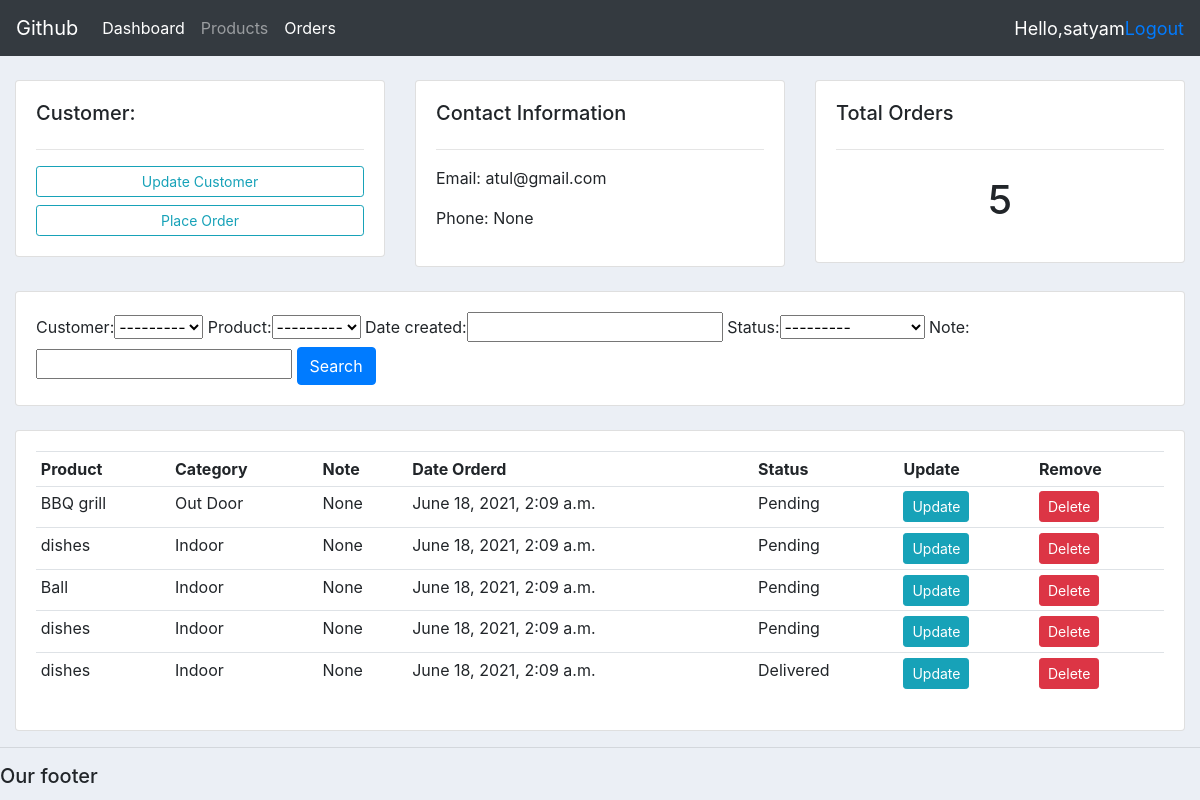
Screenshot of /customer/11/ (signed in) with the database file from the repository.
### accounts/models.py (models this page shows, shortened)
class Customer(models.Model):
    user= models.OneToOneField(User,null=True,blank =True,on_delete=models.CASCADE)
    name= models.CharField(max_length=200,null=True)
    phone=models.CharField(max_length=200,null=True)
    email=models.CharField(max_length=200,null=True)
    profile_pic=models.ImageField(default ="default.jpg",null=True,blank=True)
    date_created=models.DateTimeField(auto_now_add=True,null=True)
    def __str__(self):
        return self.name

class Order(models.Model):
    STATUS=(
            ('Pending','Pending'),
            ('Out For Delivery','Out For Delivery'),
            ('Delivered','Deliverd'),
            )
    customer=models.ForeignKey(Customer,null=True,on_delete=models.SET_NULL)
    product=models.ForeignKey(Product,null=True,on_delete=models.SET_NULL)
    date_created=models.DateTimeField(auto_now_add=True,null=True)
    status=models.CharField(max_length=200,null=True,choices=STATUS)
    note=models.CharField(max_length=200,null=True)

class Product(models.Model):
    CATEGORY=(
        ('Indoor','Indoor'),
        ('Out Door','Out Door'),
    )
    name= models.CharField(max_length=200,null=True)
    price=models.FloatField(null=True)
    category= models.CharField(max_length=200,null=True,choices=CATEGORY)
    description= models.CharField(max_length=200,null=True,blank=True)
    date_created=models.DateTimeField(auto_now_add=True,null=True)
    tags=models.ManyToManyField(Tag)
    def __str__(self):
        return self.name

### accounts/decorators.py (the view)
        def wrapper_function(request,*args,**kwargs):
            group=None
            if request.user.groups.exists():
                group=request.user.groups.all()[0].name
            if group in allowed_roles:
                return view_func(request,*args,**kwargs)
            else:
                return HttpResponse('You are not authorized to view this page')

### accounts/views.py (called while the page is built)
@allowed_users(allowed_roles=['admin'])
def customer(request,customer_id):
    customer=Customer.objects.get(id=customer_id)
    orders=customer.order_set.all()
    total_orders=orders.count()
    myFilter = OrderFilter(request.GET,queryset=orders)
    f=myFilter
    orders=myFilter.qs
    context={'customer':customer,'orders':orders,'total_orders':total_orders,'filter':f}
    return render(request, 'accounts/customer.html',context)

### accounts/templates/accounts/customer.html
{% extends 'accounts/main.html' %}
{% block content %}
	<br>
    <div class="row">
        <div class="col-md">
            <div class="card card-body">
                <h5>Customer:</h5>
                <hr>
                <a class="btn btn-outline-info  btn-sm btn-block" href="">Update Customer</a>
                <a class="btn btn-outline-info  btn-sm btn-block" href="/create_order/{{customer.id}}" >Place Order</a>
            </div>
        </div>
        <div class="col-md">
            <div class="card card-body">
                <h5>Contact Information</h5>
                <hr>
                <p>Email: {{customer.email}} </p>
                <p>Phone: {{customer.phone}} </p>
            </div>
        </div>
        <div class="col-md">
            <div class="card card-body">
                <h5>Total Orders</h5>
                <hr>
                <h1 style="text-align: center;padding: 10px">{{total_orders}}</h1>
            </div>
        </div>
    </div>
    <br>
<div class="row">
	<div class="col">
		<div class="card card-body">
			<form method="get">
               {{filter.form}}
		    <button class="btn btn-primary" type="submit">Search</button>
		  </form>
		</div>
	</div>
</div>
<br>
<div class="row">
	<div class="col-md">
		<div class="card card-body">
			<table class="table table-sm">
				<tr>
					<th>Product</th>
                    <th>Category</th>
                    <th>Note</th>
					<th>Date Orderd</th>
					<th>Status</th>
					<th>Update</th>
					<th>Remove</th>
                </tr>
                {% for order in orders %}
                <tr>
                    <td>{{order.product}}</td>
                    <td>{{order.product.category}}</td>
                    <td>{{order.note}}</td>
                    <td>{{order.date_created}}</td>
                    <td>{{order.status}}</td>
                    <td><a href="/update_order/{{order.id}}/" type="button" class="btn btn-sm btn-info">Update</a></td>
                    <td><a href="/delete_order/{{order.id}}/" type="button" class="btn btn-sm btn-danger">Delete</a></td>
                </tr>
                {% endfor %}
			</table>
		</div>
	</div>
</div>
{% endblock %}

### accounts/templates/accounts/navbar.html (shortened to what this page needs)
{% load static %}
<nav class="navbar navbar-expand-lg navbar-dark bg-dark">
    <a class="navbar-brand" href="#">Github</a>
    <div class="collapse navbar-collapse" id="navbarNav">
      <ul class="navbar-nav">
        {% if request.user.is_staff %}
        <li class="nav-item active">
          <a class="nav-link" href="/">Dashboard</a>
        </li>
        <li class="nav-item">
          <a class="nav-link" href="/products/">Products</a>
        </li>
        <li class="nav-item active">
          <a class="nav-link" href="/orders">Orders</a>
        </li>
        {% else %}
        <li class="nav-item">
          <a class="nav-link" href="/account/">Settings</a>
        </li>
        {% endif %}
      </ul>
    </div>
    <span class="hello-msg">Hello,{{request.user}}</span>
    <span class="hello-msg"><a href="/logout">Logout</a></span>
  </nav>

### static/css/main.css (style rules this page uses)
body { background-color: #ebeff5; }

### accounts/templates/accounts/navbar.html (style rules this page uses)
.hello-msg { font-size: 18px; color: white; }

### rows the page displays
Customer: email "atul@gmail.com", phone "None"
Order: product "BBQ grill", product.category "Out Door", note "None", date_created "June 18, 2021, 2:09 a.m.", status "Pending"
Order: product "dishes", product.category "Indoor", note "None", date_created "June 18, 2021, 2:09 a.m.", status "Pending"
Order: product "Ball", product.category "Indoor", note "None", date_created "June 18, 2021, 2:09 a.m.", status "Pending"
Order: product "dishes", product.category "Indoor", note "None", date_created "June 18, 2021, 2:09 a.m.", status "Pending"
Order: product "dishes", product.category "Indoor", note "None", date_created "June 18, 2021, 2:09 a.m.", status "Delivered"

### other values shown
{{ request.user }} "satyam"
{{ total_orders }} "5"
